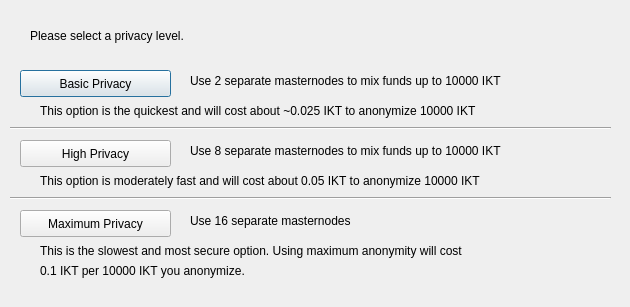
<?xml version="1.0" encoding="UTF-8"?>
<ui version="4.0">
 <class>DarksendConfig</class>
 <widget class="QDialog" name="DarksendConfig">
  <property name="geometry">
   <rect>
    <x>0</x>
    <y>0</y>
    <width>630</width>
    <height>307</height>
   </rect>
  </property>
  <property name="windowTitle">
   <string>Configure Darksend</string>
  </property>
  <widget class="QPushButton" name="buttonBasic">
   <property name="geometry">
    <rect>
     <x>20</x>
     <y>70</y>
     <width>151</width>
     <height>27</height>
    </rect>
   </property>
   <property name="text">
    <string>Basic Privacy</string>
   </property>
  </widget>
  <widget class="QPushButton" name="buttonHigh">
   <property name="geometry">
    <rect>
     <x>20</x>
     <y>140</y>
     <width>151</width>
     <height>27</height>
    </rect>
   </property>
   <property name="text">
    <string>High Privacy</string>
   </property>
  </widget>
  <widget class="QPushButton" name="buttonMax">
   <property name="geometry">
    <rect>
     <x>20</x>
     <y>210</y>
     <width>151</width>
     <height>27</height>
    </rect>
   </property>
   <property name="text">
    <string>Maximum Privacy</string>
   </property>
  </widget>
  <widget class="QLabel" name="label">
   <property name="geometry">
    <rect>
     <x>30</x>
     <y>20</y>
     <width>571</width>
     <height>31</height>
    </rect>
   </property>
   <property name="text">
    <string>Please select a privacy level.</string>
   </property>
  </widget>
  <widget class="QLabel" name="label_2">
   <property name="geometry">
    <rect>
     <x>190</x>
     <y>70</y>
     <width>421</width>
     <height>21</height>
    </rect>
   </property>
   <property name="text">
    <string>Use 2 separate masternodes to mix funds up to 10000 IKT</string>
   </property>
  </widget>
  <widget class="QLabel" name="label_3">
   <property name="geometry">
    <rect>
     <x>190</x>
     <y>140</y>
     <width>411</width>
     <height>21</height>
    </rect>
   </property>
   <property name="text">
    <string>Use 8 separate masternodes to mix funds up to 10000 IKT</string>
   </property>
  </widget>
  <widget class="QLabel" name="label_4">
   <property name="geometry">
    <rect>
     <x>190</x>
     <y>210</y>
     <width>421</width>
     <height>21</height>
    </rect>
   </property>
   <property name="text">
    <string>Use 16 separate masternodes</string>
   </property>
  </widget>
  <widget class="QLabel" name="label_6">
   <property name="geometry">
    <rect>
     <x>40</x>
     <y>100</y>
     <width>561</width>
     <height>21</height>
    </rect>
   </property>
   <property name="text">
    <string>This option is the quickest and will cost about ~0.025 IKT to anonymize 10000 IKT</string>
   </property>
  </widget>
  <widget class="QLabel" name="label_7">
   <property name="geometry">
    <rect>
     <x>40</x>
     <y>170</y>
     <width>561</width>
     <height>21</height>
    </rect>
   </property>
   <property name="text">
    <string>This option is moderately fast and will cost about 0.05 IKT to anonymize 10000 IKT</string>
   </property>
  </widget>
  <widget class="QLabel" name="label_8">
   <property name="geometry">
    <rect>
     <x>40</x>
     <y>240</y>
     <width>561</width>
     <height>21</height>
    </rect>
   </property>
   <property name="text">
    <string>This is the slowest and most secure option. Using maximum anonymity will cost</string>
   </property>
  </widget>
  <widget class="QLabel" name="label_9">
   <property name="geometry">
    <rect>
     <x>40</x>
     <y>260</y>
     <width>561</width>
     <height>21</height>
    </rect>
   </property>
   <property name="text">
    <string>0.1 IKT per 10000 IKT you anonymize.</string>
   </property>
  </widget>
  <widget class="Line" name="line">
   <property name="geometry">
    <rect>
     <x>10</x>
     <y>120</y>
     <width>601</width>
     <height>16</height>
    </rect>
   </property>
   <property name="orientation">
    <enum>Qt::Horizontal</enum>
   </property>
  </widget>
  <widget class="Line" name="line_2">
   <property name="geometry">
    <rect>
     <x>10</x>
     <y>190</y>
     <width>601</width>
     <height>16</height>
    </rect>
   </property>
   <property name="orientation">
    <enum>Qt::Horizontal</enum>
   </property>
  </widget>
 </widget>
 <resources/>
 <connections/>
</ui>
